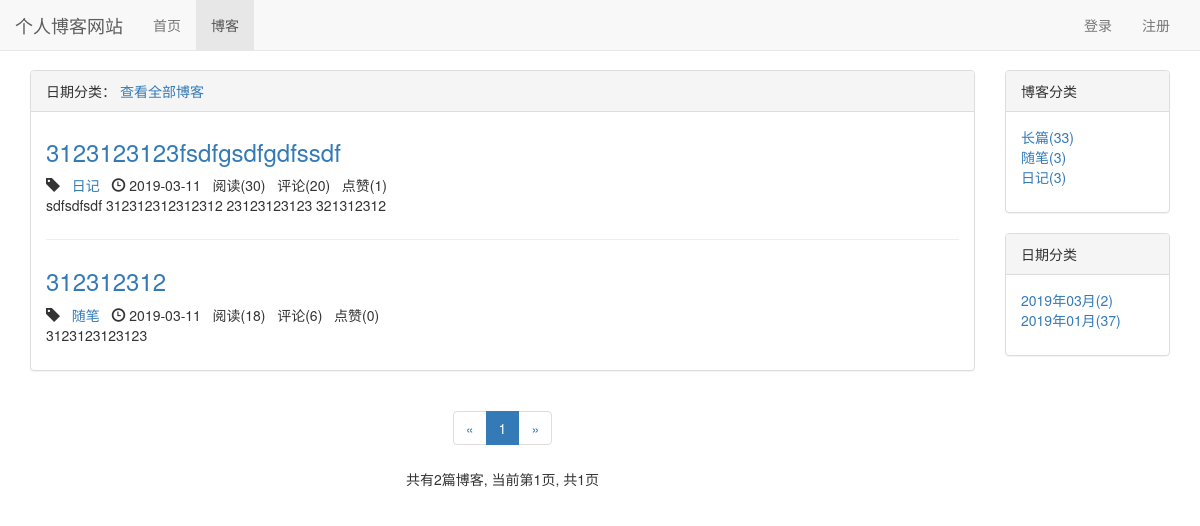
The page /blog/date/2019/3 on the database its author committed.
### blog/models.py (models this page shows, shortened)
class Blog(models.Model, ReadNumExpandMethod):
    title = models.CharField(max_length=50)
    blog_type = models.ForeignKey(BlogType, on_delete=models.CASCADE)
    content = RichTextUploadingField()
    author = models.ForeignKey(User, on_delete=models.CASCADE)
    read_details = GenericRelation(ReadDetail)  # 与阅读细节模型关联起来
    created_time = models.DateTimeField(auto_now_add=True)
    last_updated_time = models.DateTimeField(auto_now=True)
    class Meta:
        ordering = ['-created_time']

class BlogType(models.Model):
    type_name = models.CharField(max_length=50)
    def __str__(self):
        return self.type_name

### read_statistics/models.py (models this page shows)
class ReadNum(models.Model):
    read_num = models.IntegerField(default=0)
    content_type = models.ForeignKey(ContentType, on_delete=models.CASCADE)
    object_id = models.PositiveIntegerField()
    content_object = GenericForeignKey('content_type', 'object_id')

### likes/models.py (models this page shows)
class LikeCount(models.Model):
    content_type = models.ForeignKey(ContentType, on_delete=models.CASCADE)
    object_id = models.PositiveIntegerField()
    content_object = GenericForeignKey('content_type', 'object_id')
    liked_num = models.IntegerField(default=0)

### blog/views.py (the view)
# urls.py: path('date/<int:year>/<int:month>', views.blogs_with_date, name="blogs_with_date"),
def blogs_with_date(request, year, month):
    blogs_all_list = Blog.objects.filter(created_time__year=year, created_time__month=month)
    context = get_blog_list_common_data(blogs_all_list, request)
    context['blogs_with_date'] = '{}年{}月'.format(year, month)
    return render(request, 'blog/blogs_with_date.html', context)

### comment/templatetags/comment_tags.py (called while the page is built)
@register.simple_tag
def get_comment_count(obj):
    content_type = ContentType.objects.get_for_model(obj)
    return Comment.objects.filter(content_type=content_type, object_id=obj.pk).count()

### likes/templatetags/likes_tags.py (called while the page is built)
@register.simple_tag
def get_like_count(obj):
    content_type = ContentType.objects.get_for_model(obj)
    like_count, created = LikeCount.objects.get_or_create(content_type=content_type, object_id=obj.pk)
    return like_count.liked_num

### read_statistics/models.py (called while the page is built)
    def get_read_num(self):
        try:
            ct = ContentType.objects.get_for_model(self)
            readnum = ReadNum.objects.get(content_type=ct, object_id=self.pk)
            return readnum.read_num
        except exceptions.ObjectDoesNotExist:
            return 0

### user/context_processors.py (called while the page is built)
def login_modal_form(request):
    return {'login_modal_form': LoginForm()}

### blog/templates/blog/blogs_with_date.html (shortened to what this page needs)
{% extends 'blog/blog_list.html' %}
{% block blog_list_title %}
    日期分类： {{ blog_type.type_name }}
    <a href="{% url 'blog_list' %}">查看全部博客</a>
{% endblock %}

### blog/templates/blog/blog_list.html (shortened to what this page needs)
{% extends 'base.html' %}
{% block nav_blog_active %}active{% endblock %}
{% load staticfiles %}
{% load comment_tags %}
{% load likes_tags %}
{% block header_extends %}
    <link rel="stylesheet" type="text/css" href="{% static 'blog/blog.css' %}">
{% endblock %}
{% block content %}
    <div class="container">
        <div class="row">
            <div class="col-xs-12 col-sm-8 col-md-9 col-lg-10">
                <div class="panel panel-default">
                    <div class="panel-heading">{% block blog_list_title %}博客列表{% endblock %}</div>
                    <div class="panel-body">
                        {% for blog in page_of_blogs.object_list %}
                            <div class="blog">
                                <h3><a href="{% url 'blog_detail' blog.pk %}">{{ blog.title }}</a></h3>
                                <p class="blog-info">
                                    <span class="glyphicon glyphicon-tag"></span>&nbsp;&nbsp;&nbsp;<a href="{% url 'blogs_with_type' blog.blog_type.pk %}">{{ blog.blog_type }}</a>&nbsp;&nbsp;&nbsp;<span class="glyphicon glyphicon-time"></span> {{ blog.created_time|date:"Y-m-d" }}&nbsp;&nbsp;
                                    阅读({{ blog.get_read_num }})&nbsp;&nbsp;
                                    评论({% get_comment_count blog %})&nbsp;&nbsp;
                                    点赞({% get_like_count blog %})
                                </p>
                                <p>{{ blog.content|striptags|truncatechars:120 }}</p>
                            </div>
                        {% empty %}
                            <div class="blog">
                                <h3>暂无博客，敬请期待</h3>
                            </div>
                        {% endfor %}
                    </div>
                </div>
                <div class="paginator">
                    <ul class="pagination">
                        <li>
                            {% if page_of_blogs.has_previous %}
                                <a href="?page={{ page_of_blogs.previous_page_number }}" aria-label="Previous">
                                    <span aria-hidden="true">&laquo;</span>
                                </a>
                            {% else %}
                                <span aria-hidden="true">&laquo;</span>
                            {% endif %}
                        </li>
                        {% for page_num in page_range %}
                            {% if page_num == page_of_blogs.number %}
                                <li class="active"><span>{{ page_num }}</span></li>
                            {% else %}
                                {% if page_num == '...' %}
                                    <li><span>{{ page_num }}</span></li>
                                {% else %}
                                    <li><a href="?page={{ page_num }}">{{ page_num }}</a></li>
                                {% endif %}
                            {% endif %}
                        {% endfor %}
                        <li>
                            {% if page_of_blogs.has_next %}
                                <a href="?page={{ page_of_blogs.next_page_number }}" aria-label="Next">
                                    <span aria-hidden="true">&raquo;</span>
                                </a>
                            {% else %}
                                <span aria-hidden="true">&raquo;</span>
                            {% endif %}
                        </li>
                    </ul>
                    <p>
                        共有{{ page_of_blogs.paginator.count }}篇博客,
                        当前第{{ page_of_blogs.number }}页,
                        共{{ page_of_blogs.paginator.num_pages }}页
                    </p>
                </div>
            </div>
            <div class="hidden-xs col-sm-4 col-md-3 col-lg-2">
                <div class="panel panel-default">
                    <div class="panel-heading">博客分类</div>
                    <div class="panel-body">
                        <ul class="blog-types">
                            {% for blog_type in blog_types %}
                                <li><a href="{% url 'blogs_with_type' blog_type.pk %}">{{ blog_type.type_name }}({{ blog_type.blog_set.count }})</a></li>
                            {% empty %}
                                <li>暂无分类</li>
                            {% endfor %}
                        </ul>
                    </div>
                </div>
                <div class="panel panel-default">
                    <div class="panel-heading">日期分类</div>
                    <div class="panel-body">
                        <ul>
                            {% for blog_date, blog_count in blog_dates.items %}
                                <li>
                                    <a href="{% url 'blogs_with_date' blog_date.year blog_date.month %}">
                                        {{ blog_date|date:"Y年m月" }}({{ blog_count }})
                                    </a>
                                </li>
                            {% endfor %}
                        </ul>
                    </div>
                </div>
            </div>
        </div>
    </div>
{% endblock %}

### static/css/base.css (style rules this page uses)
* { margin: 0; padding: 0; }
body { margin-top: 70px!important; }
ul { list-style-type: none!important; }

### blog/static/blog/blog.css (style rules this page uses)
ul.blog-types { list-style-type: none; }
div.blog:not(:last-child) { margin-bottom: 2em; padding-bottom: 1em; border-bottom: 1px solid #eee; }
div.blog h3 { margin-top: 0.5em; }
div.blog p.blog-info { margin-bottom: 0; }
div.paginator { text-align: center; }

### rows shown on the page
Blog: title "3123123123fsdfgsdfgdfssdf", blog_type "日记", created_time "2019-03-11", get_read_num "30", id "20", id.liked_num "1", content "sdfsdfsdf 312312312312312 23123123123 321312312"
Blog: title "312312312", blog_type "随笔", created_time "2019-03-11", get_read_num "18", id "6", id.liked_num "0", content "3123123123123"
BlogType: type_name "长篇", blog_set.count "33"
BlogType: type_name "随笔", blog_set.count "3"
BlogType: type_name "日记", blog_set.count "3"

### other values the page prints
{{ page_num }} "1"
{{ page_of_blogs.paginator.count }} "2"
{{ page_of_blogs.number }} "1"
{{ page_of_blogs.paginator.num_pages }} "1"
{{ blog_date|date:"Y年m月" }} "2019年03月" "2019年01月"
{{ blog_count }} "2" "37"
